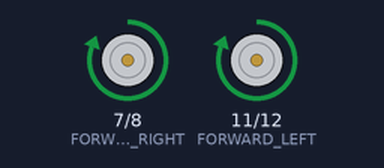
Recording of a sketch running on a simulated Arduino Uno, built with avr-gcc and run on an emulated ATmega328P. Shown: motor-driver pin pairs drawn as motors (green arrow = first pin HIGH = forward, orange = second pin HIGH = backward, longer = more drive, scaled by the enable pin).

Above: at 2.5 s.
At 5.5 s:
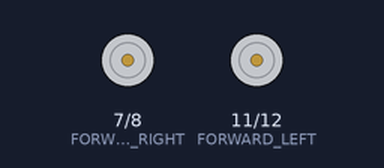
At 7.0 s:
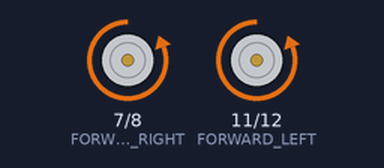
Timing chart, 0 to 10.4 s (numbered marks = the images above):
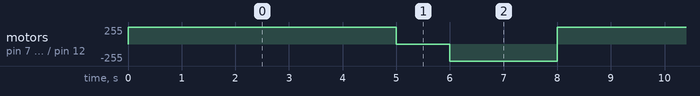

The sketch:

Story_3.ino
```cpp
int const FORWARD_RIGHT = 7;
int const REVERSE_RIGHT = 8;
int const ENABLE_RIGHT = 9;
int const ENABLE_LEFT = 10;
int const FORWARD_LEFT = 11;
int const REVERSE_LEFT = 12;

void setup()
{
  pinMode(FORWARD_LEFT, OUTPUT);
  pinMode(REVERSE_LEFT, OUTPUT);
  pinMode(REVERSE_RIGHT, OUTPUT);
  pinMode(FORWARD_RIGHT, OUTPUT);
  pinMode(ENABLE_RIGHT, OUTPUT);
  pinMode(ENABLE_LEFT, OUTPUT);

}

void loop()
    {
    digitalWrite(ENABLE_RIGHT, HIGH);
     digitalWrite(ENABLE_LEFT, HIGH);
    digitalWrite(FORWARD_RIGHT, HIGH);
    digitalWrite(FORWARD_LEFT, HIGH);
    digitalWrite(REVERSE_LEFT, LOW);
    digitalWrite(REVERSE_RIGHT, LOW);
    delay(5000);
    digitalWrite(ENABLE_RIGHT, LOW);
    digitalWrite(ENABLE_LEFT, LOW);
    digitalWrite(FORWARD_LEFT, LOW);
    digitalWrite(FORWARD_RIGHT, LOW);
    digitalWrite(REVERSE_LEFT, LOW);
    digitalWrite(REVERSE_RIGHT, LOW);
    delay(1000);
    digitalWrite(ENABLE_RIGHT, HIGH);
    digitalWrite(ENABLE_LEFT, HIGH);
    digitalWrite(FORWARD_LEFT, LOW);
    digitalWrite(FORWARD_RIGHT, LOW);
    digitalWrite(REVERSE_LEFT, HIGH);
    digitalWrite(REVERSE_RIGHT, HIGH);
    delay(2000);
                 }
```

Measured:
- by itself, motor on pin 7 (FORWARD_RIGHT) / pin 8 (REVERSE_RIGHT), motor on pin 11 (FORWARD_LEFT) / pin 12 (REVERSE_LEFT): repeats every 8.0 s: stopped 1.0 s, backward 255/255 2.0 s, forward 255/255 5.0 s
